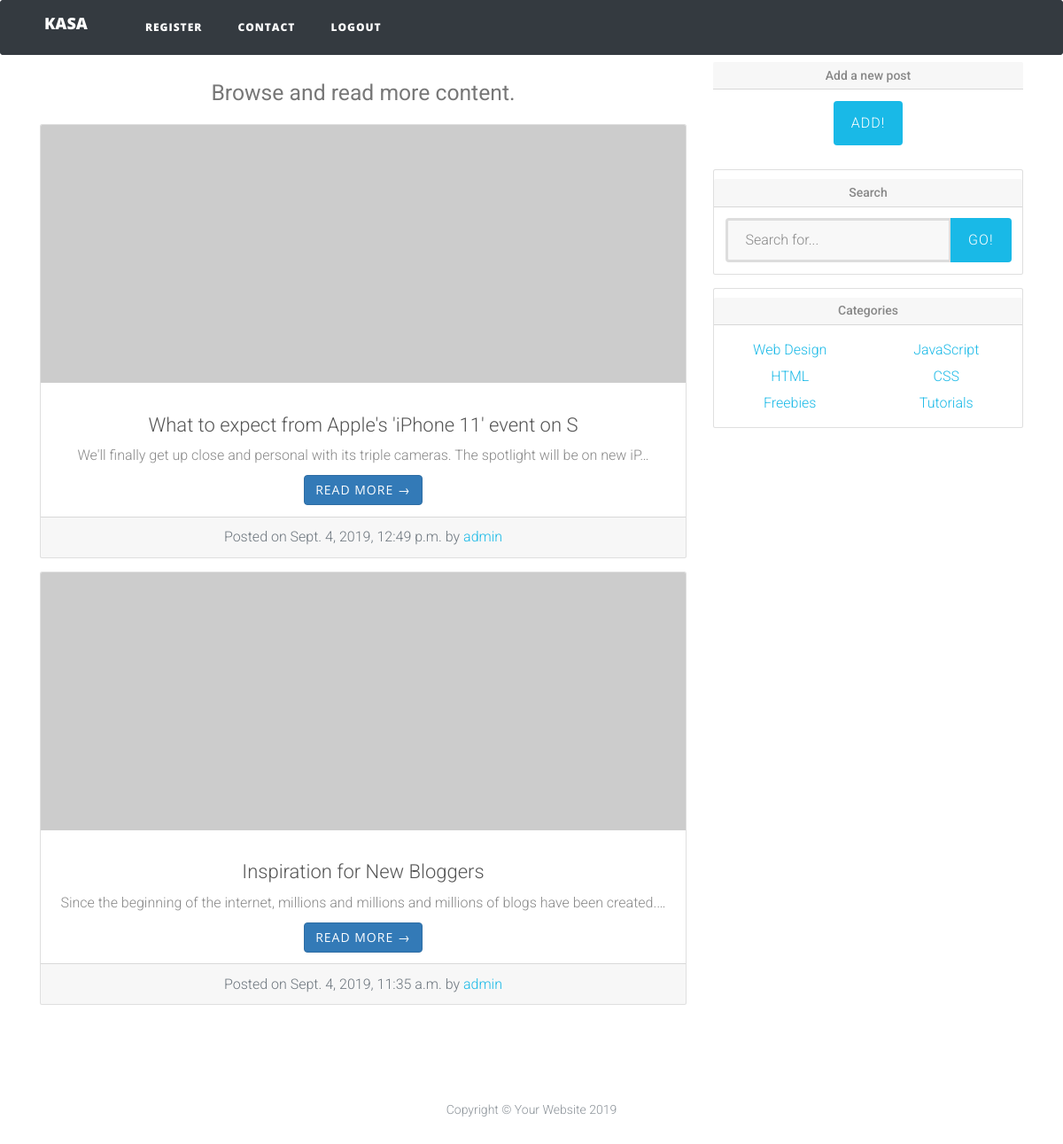
The app's page /list/, older data.
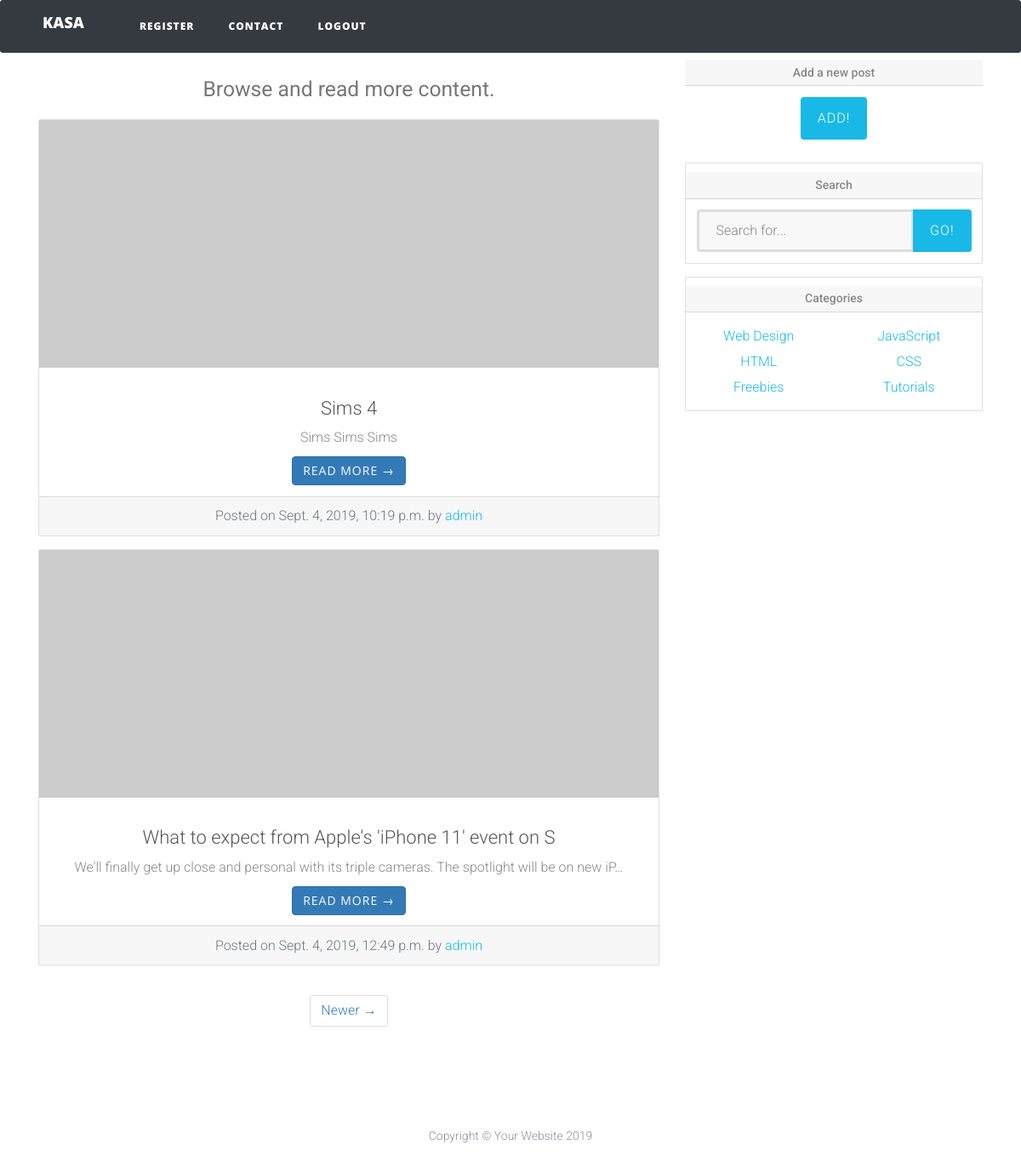
The same page, newer data.
### blog/models.py (models this page shows, shortened)
class Blog(models.Model):
    blog_title = models.CharField(max_length=50)
    blog_content = models.TextField(max_length=1000)
    blog_date = models.DateTimeField(auto_now_add=True)
    blog_author = models.ForeignKey(User, on_delete=models.CASCADE)

### blog/views.py (the view)
# urls.py: path('list/', PostListView.as_view(), name='blog_entries'),
class PostListView(ListView):
    model = Blog
    template_name = 'blog/blog_list.html'
    context_object_name = "blog_entries"
    ordering = ['-blog_date']
    paginate_by = 2

### blog/templates/blog/blog_list.html (shortened to what this page needs)
{% extends "blog/base.html" %}
{% block nav %}
{{block.super}}
  <nav class="navbar navbar-expand-lg navbar-dark bg-dark fixed-top" id="mainNav">
    <div class="container">
      <a class="navbar-brand" href="{% url 'blog:index' %}">KASA</a>
      <div class="collapse navbar-collapse" id="navbarResponsive">
        <ul class="navbar-nav ml-auto">
          <li class="nav-item">
            <a class="nav-link" href="{% url 'users:register' %}">Register</a>
          </li>
          <li class="nav-item">
            <a class="nav-link" href="{% url 'blog:contact' %}">Contact</a>
          </li><li class="nav-item">
            <a class="nav-link" href="{% url 'users:logout' %}">Logout</a>
          </li>
        </ul>
      </div>
    </div>
  </nav>
{% endblock nav %}
{% block content %}
  <div class="container">
    <div class="row">
      <div class="col-md-8">
        <h1 class="my-4">
          <small>Browse and read more content.</small>
        </h1>
{% for blog in blog_entries %}
        <div class="card mb-4">
          <img class="card-img-top" src="http://placehold.it/750x300" alt="Card image cap">
          <div class="card-body">
            <h3 class="card-title">{{blog.blog_title}}</h3>
            <p class="card-text">{{blog.blog_content|truncatechars:100}}</p>
            <a href="{% url 'blog:blog-detail' blog.pk %}" class="btn btn-primary">Read More &rarr;</a>
          </div>
          <div class="card-footer text-muted">
            Posted on {{blog.blog_date}} by
            <a href="#">{{blog.blog_author}}</a>
          </div>
        </div>
{% endfor %}
        {% if is_paginated %}
        <ul class="pagination justify-content-center mb-4">
          {% if page_obj.has_next %}
          <li class="page-item">
            <a class="page-link" href="?page={{ page_obj.next_page_number }}">Newer &rarr;</a>
          </li>
          {% endif %}
        </ul>
 {% endif %}
      </div>
      <div class="col-md-4">
          <h5 class="card-header">Add a new post</h5>
          <div class="card-body">
            <a href="{% url 'blog:add_blog' %}">
              <button class="btn btn-secondary" type="button">ADD!</button></a>
            </div>
        <div class="card my-4">
          <h5 class="card-header">Search</h5>
          <div class="card-body">
            <div class="input-group">
              <input type="text" class="form-control" placeholder="Search for...">
              <span class="input-group-btn">
                <button class="btn btn-secondary" type="button">Go!</button>
              </span>
            </div>
          </div>
        </div>
        <div class="card my-4">
          <h5 class="card-header">Categories</h5>
          <div class="card-body">
            <div class="row">
              <div class="col-lg-6">
                <ul class="list-unstyled mb-0">
                  <li>
                    <a href="#">Web Design</a>
                  </li>
                  <li>
                    <a href="#">HTML</a>
                  </li>
                  <li>
                    <a href="#">Freebies</a>
                  </li>
                </ul>
              </div>
              <div class="col-lg-6">
                <ul class="list-unstyled mb-0">
                  <li>
                    <a href="#">JavaScript</a>
                  </li>
                  <li>
                    <a href="#">CSS</a>
                  </li>
                  <li>
                    <a href="#">Tutorials</a>
                  </li>
                </ul>
              </div>
            </div>
          </div>
        </div>
      </div>
    </div>
  </div>
{% endblock content %}

Row changes from the older to the newer data that the page shows:
no longer on this page (row unchanged): Blog: blog_title "Inspiration for New Bloggers", blog_content "Since the beginning of the internet, millions and millions and millions of blogs have been created.…", blog_date "Sept. 4, 2019, 11:35 a.m.", blog_author "admin"
added Blog: blog_title "Sims 4", blog_content "Sims Sims Sims", blog_date "Sept. 4, 2019, 10:19 p.m.", blog_author "admin"
Text that changed along with them:
text now shown: "Newer →"
